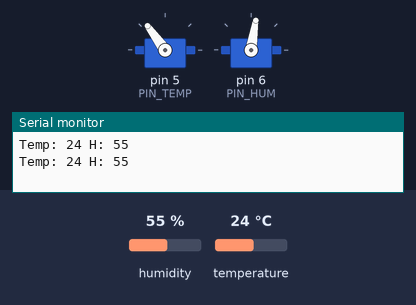
This sketch was run on a simulated Arduino Uno, built with avr-gcc and run on an emulated ATmega328P. Parts: 2 × servo, the last lines printed to the serial monitor. The test bench sets the inputs (shaded band); at power-on: humidity 55 %, temperature 24 °C.

Above: at 2.8 s.
2.9 s: humidity set to 22 %
At 4.9 s:
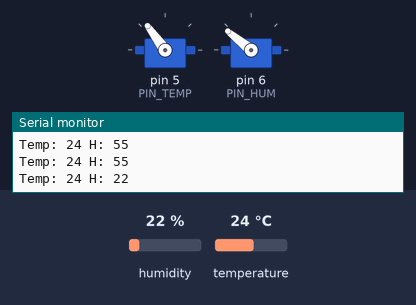
5.6 s: temperature set to 12 °C
At 7.3 s:
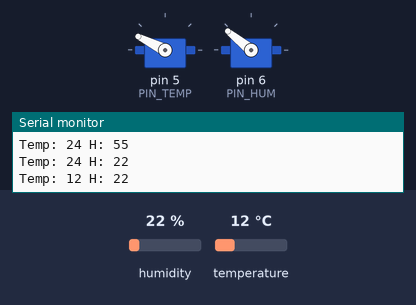
8.3 s: humidity set to 40 %
At 10.9 s:
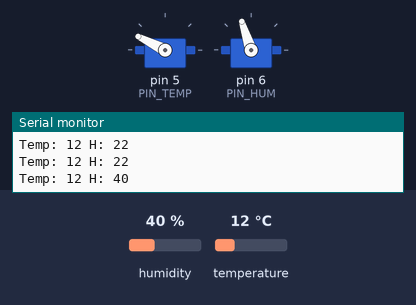
11.6 s: temperature set to 19 °C
At 13.3 s:
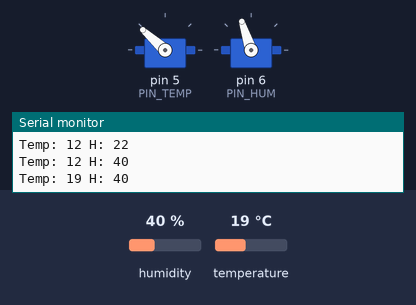
14.3 s: humidity set to 68 %
At 16.9 s:
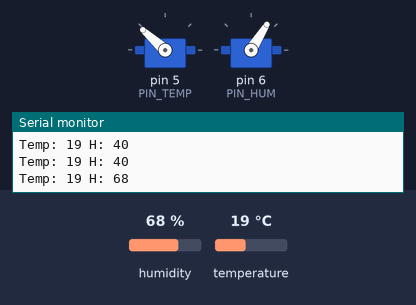
17.7 s: temperature set to 28 °C
At 19.3 s:
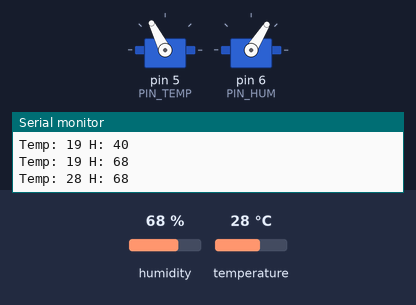
Timing chart, 0 to 20.8 s (numbered marks = the images above; inputs shaded):
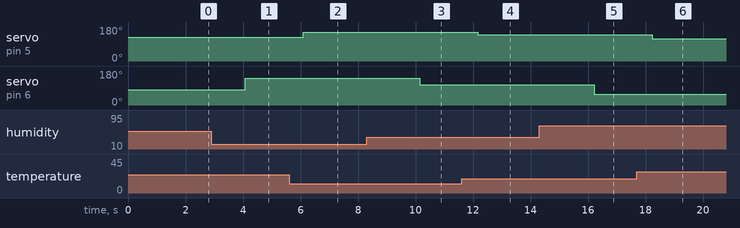

Measured:
- after the input at 2.9 s, servo on pin 6 (PIN_HUM): 81° → 141° after 1.2 s
- after the input at 5.6 s, servo on pin 5 (PIN_TEMP): 126° → 153° after 0.50 s
- after the input at 8.3 s, servo on pin 6 (PIN_HUM): 141° → 108° after 1.8 s
- after the input at 11.6 s, servo on pin 5 (PIN_TEMP): 153° → 138° after 0.57 s
- after the input at 14.3 s, servo on pin 6 (PIN_HUM): 108° → 58° after 1.9 s
- after the input at 17.7 s, servo on pin 5 (PIN_TEMP): 138° → 117° after 0.54 s

The sketch:

codigoFlisol2019.ino
```cpp
#include <DHT.h>   // Se deben agregar 2 librerias DHT sensor library by Adafruit y Adafriut Unified Sensor by Adafruit
#include <DHT_U.h>
#include <Servo.h>

const int SENSOR= 2;
const int PIN_TEMP = 5;
const int PIN_HUM = 6;
int temperatura;
int humedad;
int anguloT;
int anguloH;

DHT dht(SENSOR, DHT11);

Servo servoT;
Servo servoH;


void setup() {

  Serial.begin(9600);
  dht.begin();

  servoT.attach(PIN_TEMP);
  servoH.attach(PIN_HUM);
 }

void loop() {

  temperatura = dht.readTemperature();
  humedad = dht.readHumidity();

  anguloT = map(temperatura, 0, 80, 180, 0);
  anguloH = map(humedad, 0, 100, 180, 0);

 servoT.write(anguloT);
 servoH.write(anguloH);


  Serial.print("Temp: ");
  Serial.print(temperatura);
  Serial.print(" H: ");
  Serial.println(humedad);

  delay(2000);

 }
```
